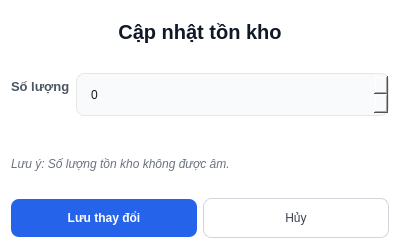
<?xml version="1.0" encoding="UTF-8"?>
<ui version="4.0">
 <class>Dialog</class>
 <widget class="QDialog" name="Dialog">
  <property name="geometry">
   <rect>
    <x>0</x>
    <y>0</y>
    <width>400</width>
    <height>249</height>
   </rect>
  </property>
  <property name="windowTitle">
   <string>Dialog</string>
  </property>
  <property name="styleSheet">
   <string notr="true">/* 1. Tổng thể Cửa sổ Dialog */
QDialog {
    background-color: #ffffff;
    font-family: &quot;Inter&quot;, &quot;Segoe UI&quot;, sans-serif;
}

/* 2. Tiêu đề chính (Cập nhật tồn kho) */
QLabel#lblTitleCapNhatTonKho {
    font-size: 20px;
    font-weight: 700; /* Bold */
    color: #111827;   /* Đen tuyền chuyên nghiệp */
    padding-bottom: 5px;
    margin-bottom: 10px;
}

/* 3. Nhãn thuộc tính (Số lượng) */
QLabel#lblSoLuongTonKho {
    font-size: 13px;
    font-weight: 600; /* Semi-bold */
    color: #4b5563;   /* Xám đậm */
}

/* 4. Ô nhập số lượng (QSpinBox) */
QSpinBox#spnSoLuongTonKho {
    background-color: #f9fafb;
    border: 1px solid #e5e7eb;
    border-radius: 8px;
    padding: 8px 12px;
    color: #111827;
    min-height: 25px;
}

/* Hiệu ứng khi chọn vào SpinBox */
QSpinBox#spnSoLuongTonKho:focus {
    border: 2px solid #2563eb; /* Viền xanh dương thương hiệu */
    background-color: #ffffff;
}

/* 5. Dòng lưu ý nhỏ bên dưới */
QLabel#lblLuuY {
    font-size: 12px;
    color: #6b7280; /* Màu xám nhạt để làm dịu thông tin phụ */
    font-style: italic;
}

/* 6. Nút bấm chức năng (Footer Buttons) */

/* Nút LƯU (Màu xanh dương) */
QPushButton#btnLuu {
    background-color: #2563eb;
    color: #ffffff;
    font-weight: 700;
    border-radius: 8px;
    padding: 12px 24px;
    min-width: 120px;
}

QPushButton#btnLuu:hover {
    background-color: #1d4ed8;
}

/* Nút HỦY (Trắng viền xám) */
QPushButton#btnHuy {
    background-color: #ffffff;
    color: #374151;
    border: 1px solid #d1d5db;
    border-radius: 8px;
    padding: 12px 24px;
}

QPushButton#btnHuy:hover {
    background-color: #f3f4f6;
}</string>
  </property>
  <layout class="QVBoxLayout" name="verticalLayout">
   <item>
    <widget class="QLabel" name="lblTitleCapNhatTonKho">
     <property name="text">
      <string>Cập nhật tồn kho</string>
     </property>
     <property name="alignment">
      <set>Qt::AlignCenter</set>
     </property>
    </widget>
   </item>
   <item>
    <layout class="QFormLayout" name="formLayout">
     <item row="0" column="0">
      <widget class="QLabel" name="lblSoLuongTonKho">
       <property name="text">
        <string>Số lượng</string>
       </property>
      </widget>
     </item>
     <item row="0" column="1">
      <widget class="QSpinBox" name="spnSoLuongTonKho">
       <property name="maximum">
        <number>1000</number>
       </property>
      </widget>
     </item>
    </layout>
   </item>
   <item>
    <widget class="QLabel" name="lblLuuY">
     <property name="text">
      <string>Lưu ý: Số lượng tồn kho không được âm.</string>
     </property>
    </widget>
   </item>
   <item>
    <layout class="QHBoxLayout" name="horizontalLayout">
     <item>
      <widget class="QPushButton" name="btnLuu">
       <property name="text">
        <string>Lưu thay đổi</string>
       </property>
      </widget>
     </item>
     <item>
      <widget class="QPushButton" name="btnHuy">
       <property name="text">
        <string>Hủy</string>
       </property>
      </widget>
     </item>
    </layout>
   </item>
  </layout>
 </widget>
 <resources/>
 <connections/>
</ui>
